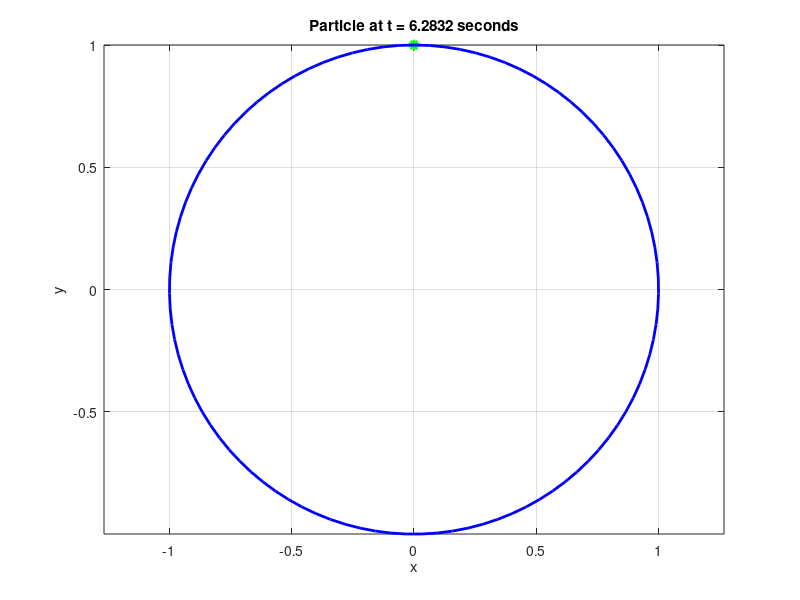

This chart was generated by the following MATLAB code:
%Illustate animation and movie in Matlab
clc
clear all
close all
%% Step 1: Generate Data
t = linspace(0,2*pi,100);
x = sin(t);
y = cos(t);

%% Step 2: Draw/Render the Scenario
figure
for k=1:length(t)
   %Wipe the slate clean so we are ploting with a black figure
   clf 
   %Extract the Data at the current time
   t_k = t(k);
   x_k = x(k);
   y_k = y(k);
   %Plot the curent location of the particle
   plot(x_k,y_k,'go','LineWidth',3,'MarkerSize',5)
   hold on
   %Plot the entire trajectory
   plot(x,y,'b-','LineWidth',2)
   hold off
   %Decorate the plot
   grid on
   xlabel('x') 
   ylabel('y')
   title(['Particle at t = ',num2str(t_k),' seconds'])
   axis equal
%    axis([-2.5 2.5 -2.5 2.5]);   
   %Force Matlab to draw the image at this point
   drawnow
end

